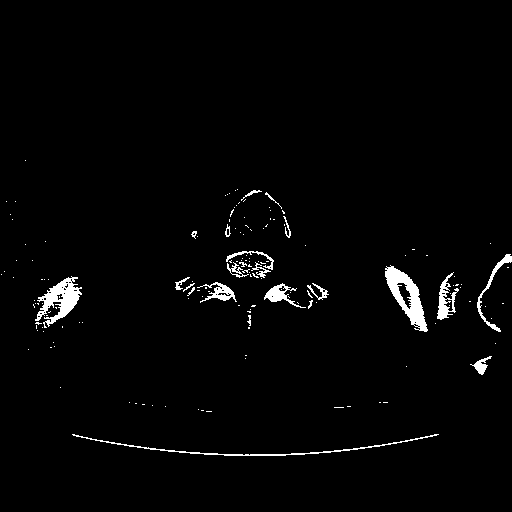
#> input picture masked_dicom_images/Patient1/20130124/003.png, 512 x 512 px, found by its file name; its folder holds 4 pictures in this run
$ python image_transformation.py
#> lines starting #> are read from the running program, lines starting #| are printed output that depends on the picture; after the words box and inside, x2 and y2 are one past the last pixel; in counts of white or black regions, pixels touching at a corner belong together
import numpy as np
from PIL import Image
import os


def crop_image(image_path):
	a=Image.open(image_path)
	a=a.crop((0,0,512,430))
	return a


folder_path="/Users/Parth Gautam/Desktop/CT_Project-master/masked_dicom_images/patient1/20130124/"

file_names = sorted(os.listdir(folder_path))
dicom_file_names = []
for fn in file_names:
    file_extension = fn.split('.')[-1]
    if file_extension=="png":
        dicom_file_names.append(fn)

folder_path_to_save="/Users/sachin/Desktop/CT_Project-master/croped_images/patient1/20130124"

for fn in dicom_file_names:
	image_path=os.path.join(folder_path,fn)
	image_path_to_save=os.path.join(folder_path_to_save,fn)
	image=crop_image(image_path)
#> in crop_image, a is the input picture: PIL image 512x512 L; 2.1% white; 154 white regions (131 under 20 px), largest, box (x1, y1, x2, y2) and area: (385, 265, 428, 332) 1139, (35, 276, 82, 328) 1028, (72, 434, 439, 456) 616
#> in crop_image, `a=a.crop((0,0,512,430))`:
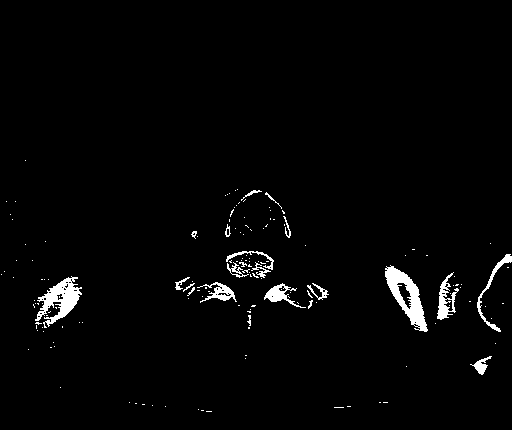
#> a: PIL image 512x430 L; 2.2% white; 153 white regions (131 under 20 px), largest, box (x1, y1, x2, y2) and area: (385, 265, 428, 332) 1139, (35, 276, 82, 328) 1028, (437, 272, 459, 320) 417
	image.save(image_path_to_save)
#> pass 2 of the loop `for fn in dicom_file_names:`:
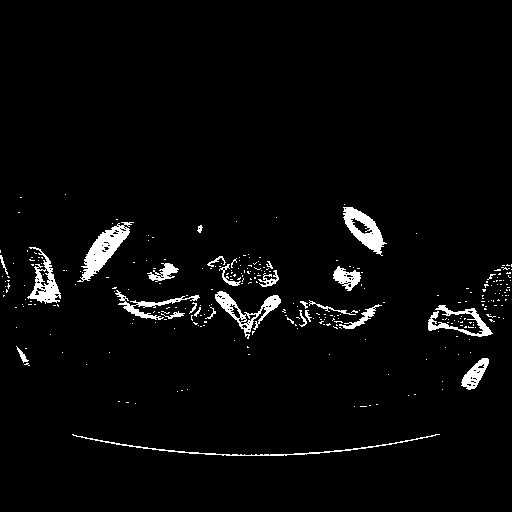
#> input picture masked_dicom_images/Patient1/20130124/009.png, 512 x 512 px, found by its file name
#> in crop_image, a is the input picture: PIL image 512x512 L; 3.1% white; 301 white regions (275 under 20 px), largest, box (x1, y1, x2, y2) and area: (77, 222, 134, 282) 1156, (343, 207, 387, 256) 913, (215, 291, 281, 339) 792
#> in crop_image (call 2), `a=a.crop((0,0,512,430))`:
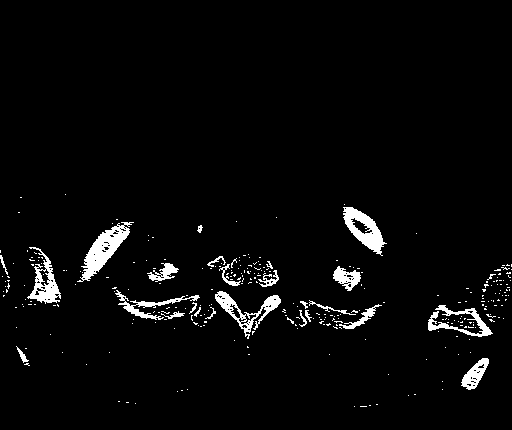
#> a: PIL image 512x430 L; 3.5% white; 300 white regions (275 under 20 px), largest, box (x1, y1, x2, y2) and area: (77, 222, 134, 282) 1156, (343, 207, 387, 256) 913, (215, 291, 281, 339) 792
#> pass 3 of the loop `for fn in dicom_file_names:`:
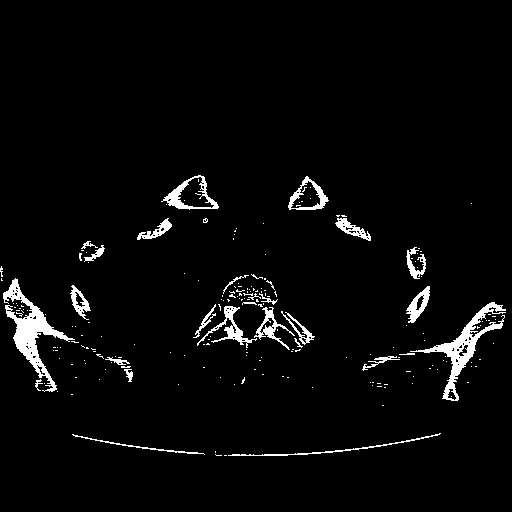
#> input picture masked_dicom_images/Patient1/20130124/019.png, 512 x 512 px, found by its file name
#> in crop_image, a is the input picture: PIL image 512x512 L; 3.5% white; 209 white regions (181 under 20 px), largest, box (x1, y1, x2, y2) and area: (3, 278, 75, 392) 1953, (410, 302, 506, 401) 1639, (161, 175, 219, 210) 572
#> in crop_image (call 3), `a=a.crop((0,0,512,430))`:
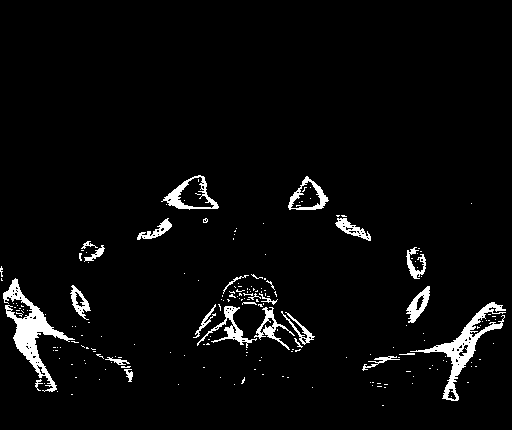
#> a: PIL image 512x430 L; 3.9% white; 204 white regions (178 under 20 px), largest, box (x1, y1, x2, y2) and area: (3, 278, 75, 392) 1953, (410, 302, 506, 401) 1639, (161, 175, 219, 210) 572
#> the loop made 4 passes; the first 3 are shown
